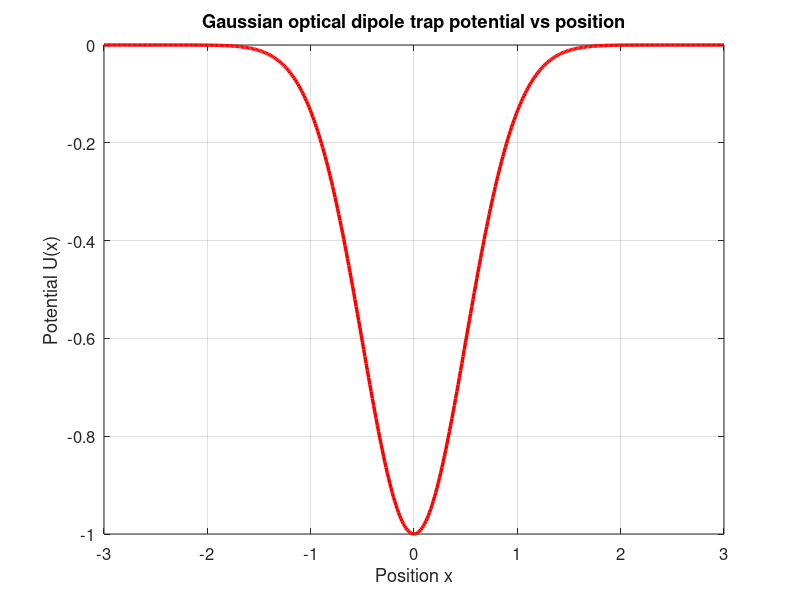

Write the MATLAB code that produced this figure.
%% plotGaussianOpticalPotentialShape.m
% Illustrative shape only (not fit to any data): a Gaussian-beam optical
% dipole trap potential well vs position, U(x) = -U0*exp(-2x^2/w0^2),
% for contrast against the parallel-plate electrostatic energy shape.

clear; clc;
scriptDir = fileparts(mfilename('fullpath'));
addpath(scriptDir);

U0 = 1;     % normalized trap depth
w0 = 1;     % normalized beam waist

x = linspace(-3*w0, 3*w0, 500)';
U = -U0 * exp(-2*x.^2/w0^2);

figure('Color','w','Name','Gaussian optical potential well shape');
plot(x, U, 'r-', 'LineWidth', 2.5);
xlabel('Position x');
ylabel('Potential U(x)');
title('Gaussian optical dipole trap potential vs position');
grid on;
xlim([-3*w0, 3*w0]);
set(gca, 'FontSize', 12);

exportgraphics(gcf, fullfile(scriptDir, 'GaussianOpticalPotentialShape.png'));
fprintf('Saved plot to GaussianOpticalPotentialShape.png\n');
